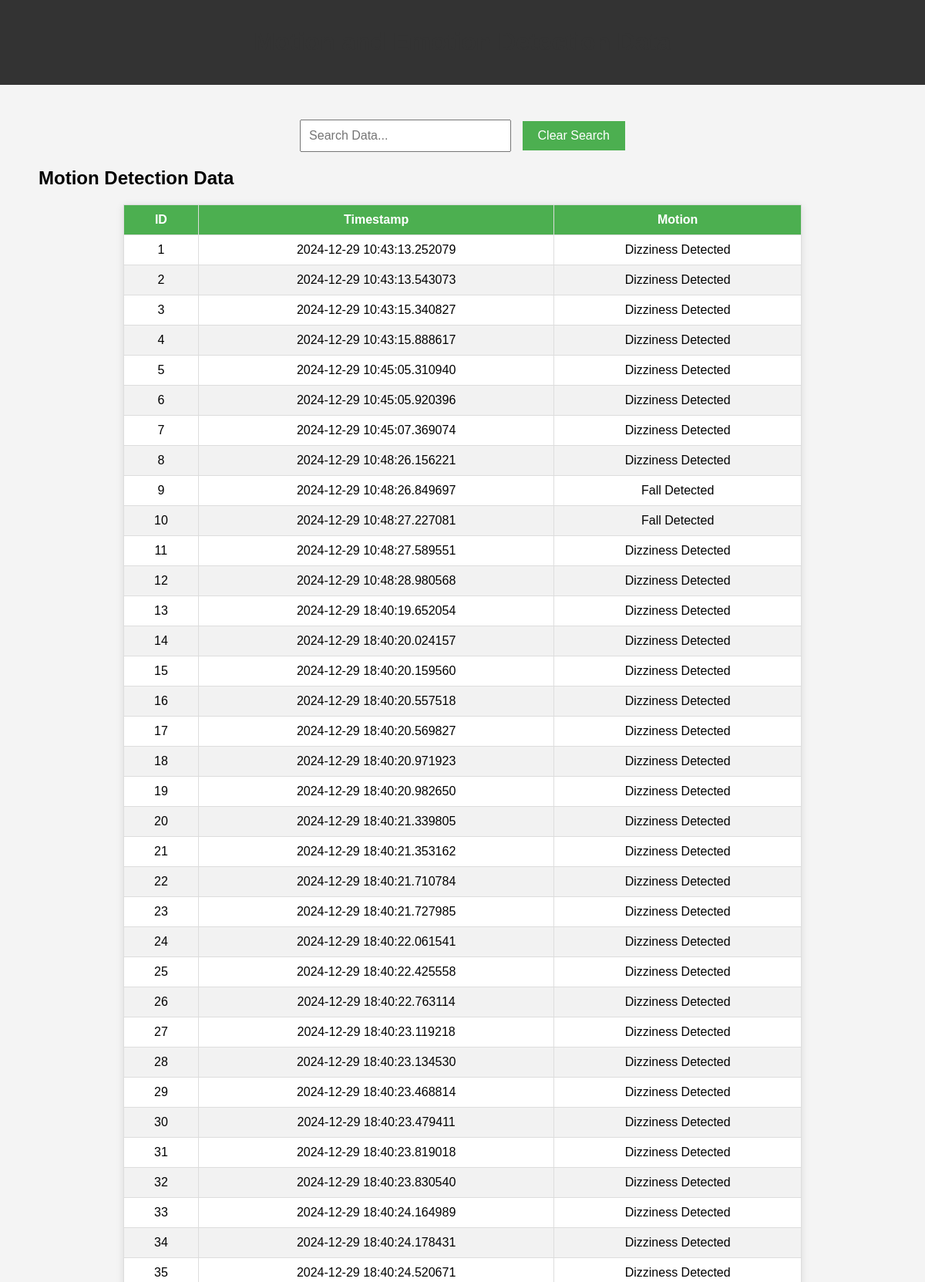
Page /view_data (upper part) on the committed database.
### app.py (models this page shows, shortened)
class MotionDetection(db.Model):
    __tablename__ = 'motion_detection'
    id = db.Column(db.Integer, primary_key=True)
    timestamp = db.Column(db.DateTime, nullable=False)
    motion = db.Column(db.String(100), nullable=False)

### app.py (the view)
@app.route('/view_data')
def view_data():
    emotion_data = EmotionDetection.query.all()
    motion_data = MotionDetection.query.all()
    motion_data = [{
        'id': motion.id,
        'timestamp': motion.timestamp,
        'motion': motion.motion
    } for motion in motion_data]
    emotion_data = [{
        'id': emotion.id,
        'timestamp': emotion.timestamp,
        'emotion': emotion.emotion
    } for emotion in emotion_data]
    return render_template('view_data.html', emotion_data=emotion_data, motion_data=motion_data)

### templates/view_data.html (shortened to what this page needs)
<!DOCTYPE html>
<html lang="en">
<head>
</head>
<body>
<header>
    <h1>Motion and Emotion Detection Data</h1>
</header>
<div class="container">
    <div class="search-bar">
        <input type="text" id="searchInput" placeholder="Search Data..." onkeyup="searchData()">
        <button onclick="clearSearch()">Clear Search</button>
    </div>
    <h2>Motion Detection Data</h2>
    <table id="motionTable">
        <thead>
            <tr>
                <th>ID</th>
                <th>Timestamp</th>
                <th>Motion</th>
            </tr>
        </thead>
        <tbody>
            {% for motion in motion_data %}
                <tr>
                    <td>{{ motion.id }}</td>
                    <td>{{ motion.timestamp }}</td>
                    <td>{{ motion.motion }}</td>
                </tr>
            {% endfor %}
        </tbody>
    </table>
</div>

### templates/view_data.html (style rules this page uses)
body { font-family: Arial, sans-serif; margin: 0; padding: 0; background-color: #f4f4f4; }
header { background-color: #333; color: white; padding: 15px 0; text-align: center; }
h1 { color: #333; }
table { width: 80%; margin: 20px auto; border-collapse: collapse; background-color: #fff; box-shadow: 0 2px 10px rgba(0, 0, 0, 0.1); }
table th, table td { padding: 10px; text-align: center; border: 1px solid #ddd; }
table th { background-color: #4CAF50; color: white; }
table tbody tr:nth-child(even) { background-color: #f2f2f2; }
.container { margin: 30px auto; max-width: 1100px; padding: 15px; }
.search-bar { margin-bottom: 20px; text-align: center; }
input[type="text"] { padding: 10px; width: 250px; font-size: 16px; margin-right: 10px; }
button { padding: 10px 20px; background-color: #4CAF50; color: white; border: none; cursor: pointer; font-size: 16px; }

### rows in the picture
MotionDetection: id "1", timestamp "2024-12-29 10:43:13.252079", motion "Dizziness Detected"
MotionDetection: id "2", timestamp "2024-12-29 10:43:13.543073", motion "Dizziness Detected"
MotionDetection: id "3", timestamp "2024-12-29 10:43:15.340827", motion "Dizziness Detected"
MotionDetection: id "4", timestamp "2024-12-29 10:43:15.888617", motion "Dizziness Detected"
MotionDetection: id "5", timestamp "2024-12-29 10:45:05.310940", motion "Dizziness Detected"
MotionDetection: id "6", timestamp "2024-12-29 10:45:05.920396", motion "Dizziness Detected"
MotionDetection: id "7", timestamp "2024-12-29 10:45:07.369074", motion "Dizziness Detected"
MotionDetection: id "8", timestamp "2024-12-29 10:48:26.156221", motion "Dizziness Detected"
MotionDetection: id "9", timestamp "2024-12-29 10:48:26.849697", motion "Fall Detected"
MotionDetection: id "10", timestamp "2024-12-29 10:48:27.227081", motion "Fall Detected"
MotionDetection: id "11", timestamp "2024-12-29 10:48:27.589551", motion "Dizziness Detected"
MotionDetection: id "12", timestamp "2024-12-29 10:48:28.980568", motion "Dizziness Detected"
MotionDetection: id "13", timestamp "2024-12-29 18:40:19.652054", motion "Dizziness Detected"
MotionDetection: id "14", timestamp "2024-12-29 18:40:20.024157", motion "Dizziness Detected"
MotionDetection: id "15", timestamp "2024-12-29 18:40:20.159560", motion "Dizziness Detected"
MotionDetection: id "16", timestamp "2024-12-29 18:40:20.557518", motion "Dizziness Detected"
MotionDetection: id "17", timestamp "2024-12-29 18:40:20.569827", motion "Dizziness Detected"
MotionDetection: id "18", timestamp "2024-12-29 18:40:20.971923", motion "Dizziness Detected"
MotionDetection: id "19", timestamp "2024-12-29 18:40:20.982650", motion "Dizziness Detected"
MotionDetection: id "20", timestamp "2024-12-29 18:40:21.339805", motion "Dizziness Detected"
MotionDetection: id "21", timestamp "2024-12-29 18:40:21.353162", motion "Dizziness Detected"
MotionDetection: id "22", timestamp "2024-12-29 18:40:21.710784", motion "Dizziness Detected"
MotionDetection: id "23", timestamp "2024-12-29 18:40:21.727985", motion "Dizziness Detected"
MotionDetection: id "24", timestamp "2024-12-29 18:40:22.061541", motion "Dizziness Detected"
MotionDetection: id "25", timestamp "2024-12-29 18:40:22.425558", motion "Dizziness Detected"
MotionDetection: id "26", timestamp "2024-12-29 18:40:22.763114", motion "Dizziness Detected"
MotionDetection: id "27", timestamp "2024-12-29 18:40:23.119218", motion "Dizziness Detected"
MotionDetection: id "28", timestamp "2024-12-29 18:40:23.134530", motion "Dizziness Detected"
MotionDetection: id "29", timestamp "2024-12-29 18:40:23.468814", motion "Dizziness Detected"
MotionDetection: id "30", timestamp "2024-12-29 18:40:23.479411", motion "Dizziness Detected"
MotionDetection: id "31", timestamp "2024-12-29 18:40:23.819018", motion "Dizziness Detected"
MotionDetection: id "32", timestamp "2024-12-29 18:40:23.830540", motion "Dizziness Detected"
MotionDetection: id "33", timestamp "2024-12-29 18:40:24.164989", motion "Dizziness Detected"
MotionDetection: id "34", timestamp "2024-12-29 18:40:24.178431", motion "Dizziness Detected"
MotionDetection: id "35", timestamp "2024-12-29 18:40:24.520671", motion "Dizziness Detected"
